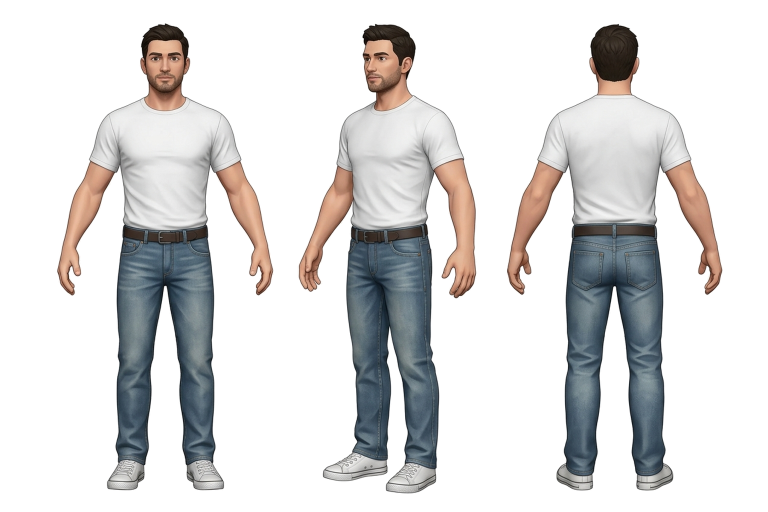
#> input picture renders/buoc_01/001 Dude mặc định.webp, 1536 x 1024 px (shown at 1/2 size)
$ python key_alpha.py '../../renders/buoc_01/001 Dude mặc định.webp' --out out
#> lines starting #> are read from the running program, lines starting #| are printed output that depends on the picture; after the words box and inside, x2 and y2 are one past the last pixel; in counts of white or black regions, pixels touching at a corner belong together
#> in process_path, img is the input picture: PIL image 1536x1024 RGB; mean R, G, B 218.7, 218, 217.9
#!/usr/bin/env python3
"""Border-connected white-to-alpha background keyer for Dude Chaos Wars (§3.8).

Implements the exact §3.8 specification using Pillow + BFS flood fill:
  1. Keys by border-connected region (NOT global brightness), so white shirts (#F2F2F2)
     and steel highlights inside silhouettes remain 100% opaque.
  2. Treats pure white AND neutral light grey (min channel >= 230, channel spread <= 8)
     as background to strip soft contact shadows cleanly.
  3. Optional `--fill-holes <pct>` (e.g. `--fill-holes 0.5`) removes small enclosed pure-white
     background pockets (bike frames, wheel spokes, fan cages) up to `<pct>%` of canvas area
     without punching shaded clothing.
  4. Applies a 2 px soft antialiased edge + mathematical white un-matte on boundary pixels so
     scaling down in Unity leaves zero white halo.
  5. `--no-trim` (default) preserves exact canvas and grid alignment for sprite strips/atlases.
"""

from __future__ import annotations

import argparse
from collections import deque
import sys
from pathlib import Path
from PIL import Image, ImageFilter


def key_image_white_to_alpha(
    img: Image.Image,
    min_channel: int = 230,
    max_spread: int = 8,
    fill_holes_pct: float = 0.0,
    soft_edge_px: int = 2,
    trim: bool = False,
) -> Image.Image:
#> called with min_channel = 230, max_spread = 8, fill_holes_pct = 0, soft_edge_px = 2, trim = False
    rgba = img.convert("RGBA")
    w, h = rgba.size
#> w = 1536; h = 1024
    total_px = w * h
#> total_px = 1572864
    if total_px == 0:
        return rgba

    raw = bytearray(rgba.tobytes())

    # 1. Classify candidate background pixels:
    #    0 = foreground
    #    1 = neutral light-grey / white candidate (min >= min_channel, spread <= max_spread)
    #    2 = pure white candidate (min >= 248, spread <= 4) or already alpha == 0
    candidate = bytearray(total_px)
    for p in range(total_px):
        off = p * 4
        r, g, b, a = raw[off], raw[off + 1], raw[off + 2], raw[off + 3]
        if a == 0:
            candidate[p] = 2
            continue
        mn = r if r < g else g
        if b < mn:
            mn = b
        mx = r if r > g else g
        if b > mx:
            mx = b
        spread = mx - mn
        if mn >= 248 and spread <= 4:
            candidate[p] = 2
        elif mn >= min_channel and spread <= max_spread:
            candidate[p] = 1

    # 2. 4-connected BFS flood fill seeded from all 4 image borders
    keyed = bytearray(total_px)
    q: deque[int] = deque()

    def try_seed(idx: int) -> None:
        if candidate[idx] and not keyed[idx]:
            keyed[idx] = 1
            q.append(idx)

    for x in range(w):
        try_seed(x)
        try_seed((h - 1) * w + x)
    for y in range(1, h - 1):
        row = y * w
        try_seed(row)
        try_seed(row + w - 1)

    while q:
        cur = q.popleft()
        cy, cx = divmod(cur, w)
        if cx > 0:
            nb = cur - 1
            if candidate[nb] and not keyed[nb]:
                keyed[nb] = 1
                q.append(nb)
        if cx + 1 < w:
            nb = cur + 1
            if candidate[nb] and not keyed[nb]:
                keyed[nb] = 1
                q.append(nb)
        if cy > 0:
            nb = cur - w
            if candidate[nb] and not keyed[nb]:
                keyed[nb] = 1
                q.append(nb)
        if cy + 1 < h:
            nb = cur + w
            if candidate[nb] and not keyed[nb]:
                keyed[nb] = 1
                q.append(nb)

    # 3. Optional enclosed pocket keying (--fill-holes <pct>, e.g. 0.5 = 0.5% of image area)
    if fill_holes_pct > 0.0:
        max_pocket = max(1, int(round((fill_holes_pct / 100.0) * total_px)))
        visited_inner = bytearray(total_px)
        for start in range(total_px):
            if keyed[start] or visited_inner[start] or not candidate[start]:
                continue
            comp: list[int] = [start]
            visited_inner[start] = 1
            has_pure_white = candidate[start] == 2
            cq: deque[int] = deque([start])
            while cq:
                cur = cq.popleft()
                cy, cx = divmod(cur, w)
                for nb in (
                    cur - 1 if cx > 0 else -1,
                    cur + 1 if cx + 1 < w else -1,
                    cur - w if cy > 0 else -1,
                    cur + w if cy + 1 < h else -1,
                ):
                    if nb >= 0 and not keyed[nb] and not visited_inner[nb] and candidate[nb]:
                        visited_inner[nb] = 1
                        if candidate[nb] == 2:
                            has_pure_white = True
                        comp.append(nb)
                        cq.append(nb)

            if has_pure_white and len(comp) <= max_pocket:
                for p in comp:
                    keyed[p] = 1

    # 4. 2px soft edge + mathematical white un-matte
    hard_bytes = bytes(0 if keyed[p] else 255 for p in range(total_px))
    hard_mask = Image.frombytes("L", (w, h), hard_bytes)
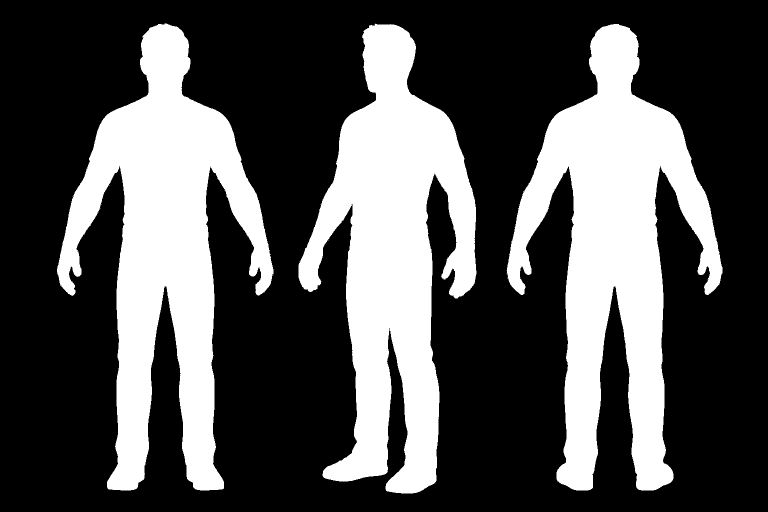
#> hard_mask: PIL image 1536x1024 L (shown at 1/2 size); 32.1% white; 6 white regions (3 under 20 px), largest, box (x1, y1, x2, y2) and area: (1013, 48, 1445, 981) 170925, (114, 47, 547, 981) 169210, (597, 47, 953, 987) 165073

    if soft_edge_px > 0:
        core_mask = hard_mask
        for _ in range(soft_edge_px):
            core_mask = core_mask.filter(ImageFilter.MinFilter(3))
#> this loop made 2 passes
#> pass 1, in key_image_white_to_alpha, `core_mask = core_mask.filter(ImageFilter.MinFilter(3))`:
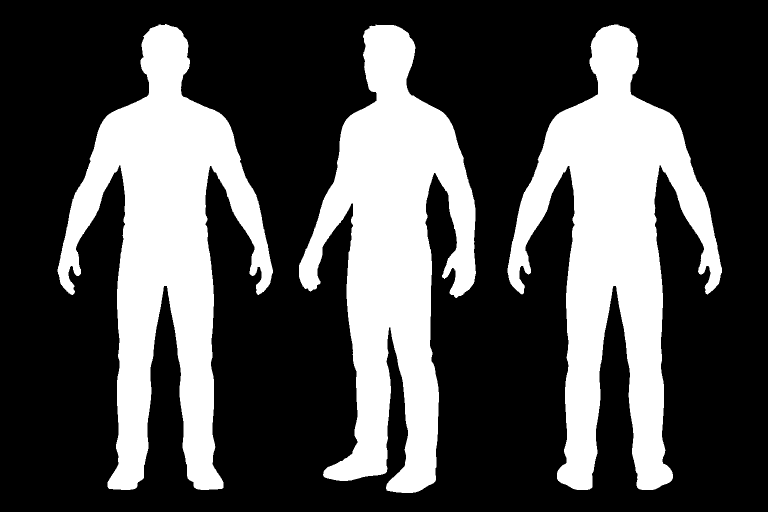
#> core_mask: PIL image 1536x1024 L (shown at 1/2 size); 31.2% white; 3 white regions, box (x1, y1, x2, y2) and area: (1015, 49, 1444, 980) 165801, (115, 48, 546, 980) 164062, (598, 49, 952, 986) 160333
#> pass 2, in key_image_white_to_alpha, `core_mask = core_mask.filter(ImageFilter.MinFilter(3))`:
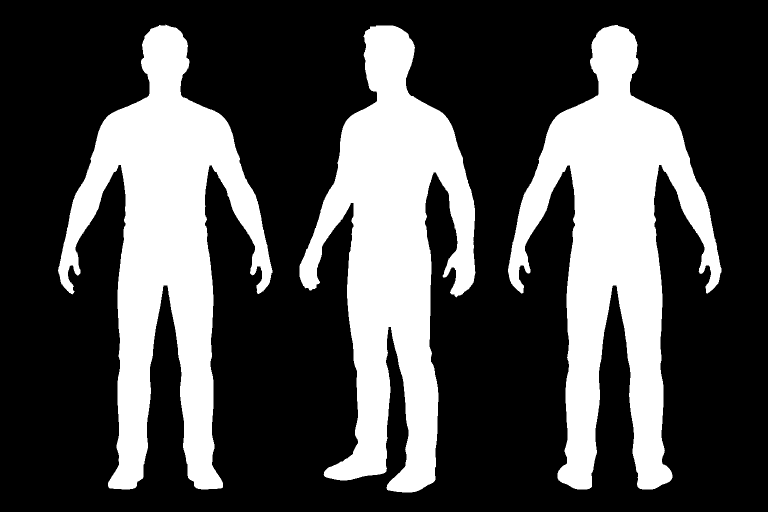
#> core_mask: PIL image 1536x1024 L (shown at 1/2 size); 30.2% white; 3 white regions, box (x1, y1, x2, y2) and area: (1016, 50, 1443, 979) 160727, (116, 49, 545, 979) 158970, (599, 51, 951, 985) 155636
        blur_mask = hard_mask.filter(ImageFilter.GaussianBlur(radius=max(0.5, soft_edge_px * 0.5)))
        core_data = core_mask.tobytes()
        blur_data = blur_mask.tobytes()
    else:
        core_data = hard_bytes
        blur_data = hard_bytes

    for p in range(total_px):
        off = p * 4
        if keyed[p]:
            raw[off] = 0
            raw[off + 1] = 0
            raw[off + 2] = 0
            raw[off + 3] = 0
        elif core_data[p] == 255:
            # Strictly interior foreground (> soft_edge_px from keyed region): keep full opacity & original RGB
            pass
        else:
            # Within the 2px silhouette edge band: apply soft alpha + un-matte against white (#FFFFFF)
            orig_a = raw[off + 3]
            soft_a = min(orig_a, max(1, blur_data[p]))
            af = soft_a / 255.0
            bg_contrib = (1.0 - af) * 255.0
            for ch in range(3):
                c = raw[off + ch]
                unmatted = int(round((c - bg_contrib) / af))
                raw[off + ch] = 0 if unmatted < 0 else (255 if unmatted > 255 else unmatted)
            raw[off + 3] = soft_a

    out = Image.frombytes("RGBA", (w, h), bytes(raw))
    if trim:
        bbox = out.getbbox()
        if bbox:
            out = out.crop(bbox)
    return out


def process_path(
    src: Path,
    dst: Path,
    min_channel: int,
    max_spread: int,
    fill_holes: float,
    soft_edge: int,
    trim: bool,
) -> None:
    with Image.open(src) as img:
        keyed = key_image_white_to_alpha(
            img,
            min_channel=min_channel,
            max_spread=max_spread,
            fill_holes_pct=fill_holes,
            soft_edge_px=soft_edge,
            trim=trim,
        )
        dst.parent.mkdir(parents=True, exist_ok=True)
        if dst.suffix.lower() == ".webp":
            keyed.save(dst, format="WEBP", lossless=True, method=4)
        else:
            keyed.save(dst, format="PNG")


def main() -> int:
    parser = argparse.ArgumentParser(description="Border-connected white-to-alpha keyer (§3.8)")
    parser.add_argument("input", type=Path, help="Input image file or directory")
    parser.add_argument("--out", type=Path, required=True, help="Output file or directory")
    parser.add_argument("--min-channel", type=int, default=230, help="Min RGB channel for neutral grey/white bg (default: 230)")
    parser.add_argument("--max-spread", type=int, default=8, help="Max RGB channel spread for neutral grey/white bg (default: 8)")
    parser.add_argument("--fill-holes", type=float, default=0.0, help="Max enclosed white pocket area %% to key (e.g. 0.5)")
    parser.add_argument("--soft-edge", type=int, default=2, help="Soft edge width in pixels (default: 2)")
    trim_group = parser.add_mutually_exclusive_group()
    trim_group.add_argument("--no-trim", dest="trim", action="store_false", help="Keep original canvas/grid (default; mandatory for sprite strips)")
    trim_group.add_argument("--trim", dest="trim", action="store_true", help="Crop transparent margins (single icons only)")
    parser.set_defaults(trim=False)

    args = parser.parse_args()
    inp: Path = args.input
    out: Path = args.out

    if inp.is_file():
        target_file = out if out.suffix else (out / f"{inp.stem}.png")
        process_path(inp, target_file, args.min_channel, args.max_spread, args.fill_holes, args.soft_edge, args.trim)
        print(f"Keyed 1 image -> {target_file} (trim={args.trim}, fill_holes={args.fill_holes}%)")
        return 0

    if inp.is_dir():
        files = sorted(p for p in inp.rglob("*") if p.is_file() and p.suffix.lower() in (".png", ".webp"))
        for src in files:
            rel = src.relative_to(inp)
            dst = out / rel
            process_path(src, dst, args.min_channel, args.max_spread, args.fill_holes, args.soft_edge, args.trim)
        print(f"Keyed {len(files)} image(s) -> {out} (trim={args.trim}, fill_holes={args.fill_holes}%)")
        return 0

    print(f"ERROR: input not found: {inp}", file=sys.stderr)
    return 1


if __name__ == "__main__":
    raise SystemExit(main())
#> (the program exits here)
